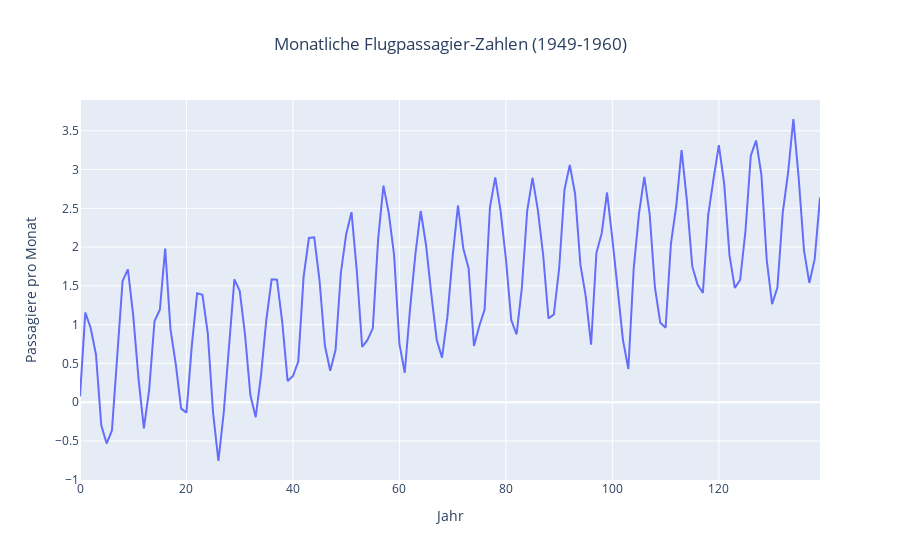

Source (notebook cell):
### Markdown cell above
### Aufgabe H 1.1:
Welcher Anteil der Varianz der Zeitreihe lässt sich erklären durch die Periodizität (=Saisonalität)?

### Code cell
fig = px.line(
    df, 
    x=df.index, 
    y='x', 
    title='Monatliche Flugpassagier-Zahlen (1949-1960)',
    labels={'Month': 'Datum', 'Anzahl_Passagiere': 'Anzahl der Passagiere'}
)

fig.update_layout(title_x=0.5, xaxis_title="Jahr", yaxis_title="Passagiere pro Monat")

fig.show()

### Figure 1 — Plotly figure (JSON) as saved in the notebook; plotly's stock layout.template omitted (floating-point values rounded to 4 significant figures; data arrays with more than 128 entries replaced by an {"elided": "..."} marker saying what was removed)
{"data": [{"hovertemplate": "index=%{x}<br>x=%{y}<extra></extra>", "legendgroup": "", "line": {"color": "#636efa", "dash": "solid"}, "marker": {"symbol": "circle"}, "mode": "lines", "name": "", "orientation": "v", "showlegend": false, "type": "scatter", "x": {"elided": "140 int values"}, "xaxis": "x", "y": {"elided": "140 float values"}, "yaxis": "y"}], "layout": {"legend": {"tracegroupgap": 0}, "title": {"text": "Monatliche Flugpassagier-Zahlen (1949-1960)", "x": 0.5}, "xaxis": {"anchor": "y", "domain": [0, 1], "title": {"text": "Jahr"}}, "yaxis": {"anchor": "x", "domain": [0, 1], "title": {"text": "Passagiere pro Monat"}}}}
